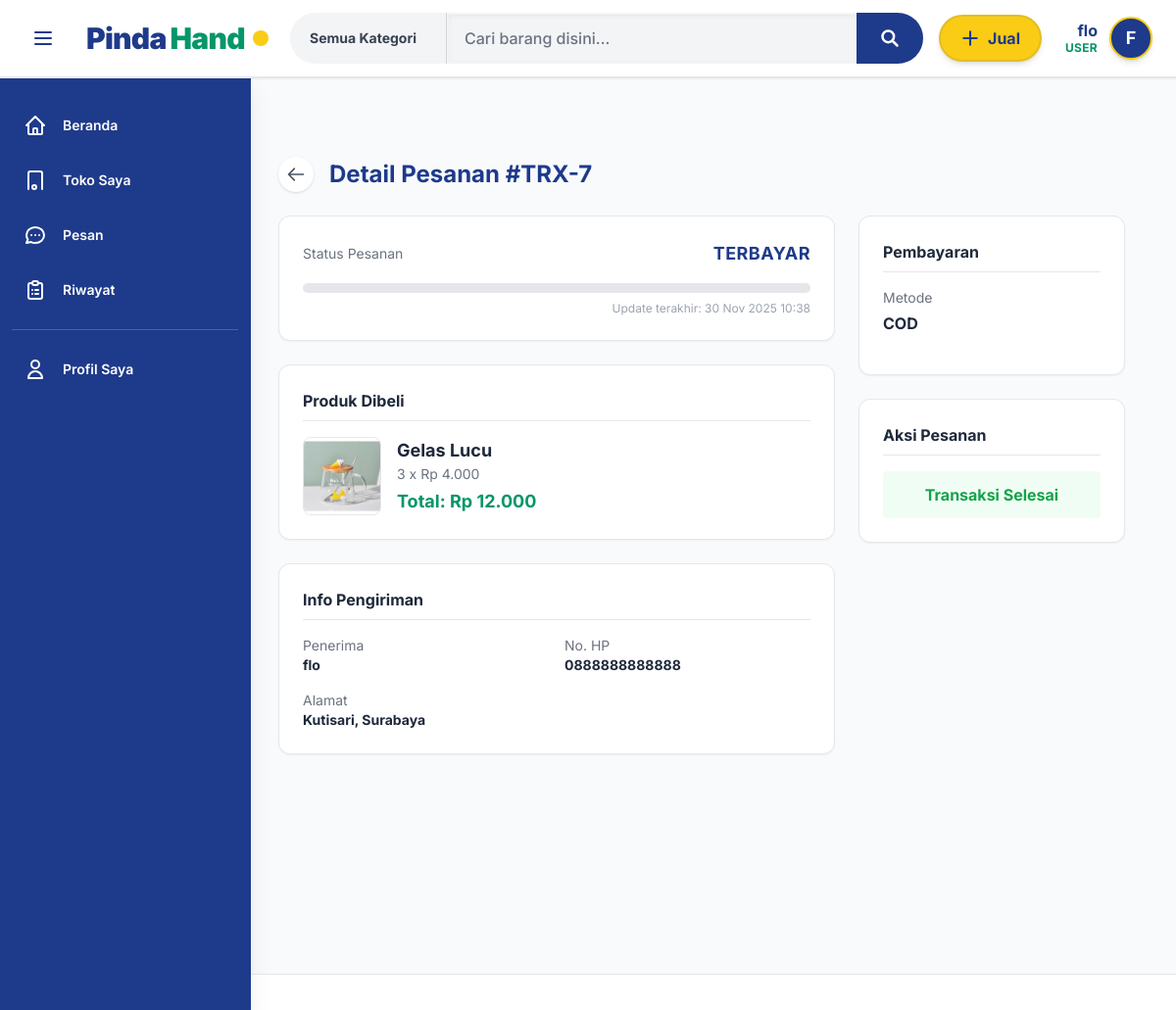
Page /views/transaction/invoice.php?id=7 (signed in) on the committed database.
### tables this page shows
CREATE TABLE `transaksi` (
  `id` int(11) NOT NULL,
  `buyer_id` int(11) NOT NULL,
  `product_id` int(11) NOT NULL,
  `total_harga` decimal(15,2) NOT NULL,
  `qty` int(11) NOT NULL,
  `nama_buyer` varchar(25) NOT NULL,
  `alamat_buyer` text DEFAULT NULL,
  `kota_buyer` varchar(100) DEFAULT NULL,
  `phone_buyer` varchar(20) DEFAULT NULL,
  `jenis_pembayaran` enum('transfer','cod','e-wallet') DEFAULT NULL,
  `jenis_pengiriman` enum('JNE','lion_parcel','instant') NOT NULL,
  `status` enum('terbayar','packing','kirim','terima') NOT NULL DEFAULT 'terbayar',
  `createdAt` timestamp NOT NULL DEFAULT current_timestamp()
);

CREATE TABLE `product` (
  `id` int(11) NOT NULL,
  `user_id` int(11) NOT NULL,
  `kategori_id` int(11) NOT NULL,
  `nama_product` varchar(150) NOT NULL,
  `harga` decimal(15,2) NOT NULL,
  `stok` int(11) DEFAULT 0,
  `description` text DEFAULT NULL,
  `photo` varchar(255) DEFAULT NULL,
  `status` enum('active','inactive') DEFAULT 'active',
  `createdAt` timestamp NOT NULL DEFAULT current_timestamp()
);

CREATE TABLE `user` (
  `id` int(11) NOT NULL,
  `username` varchar(50) NOT NULL,
  `email` varchar(100) NOT NULL,
  `password` varchar(255) NOT NULL,
  `photo` varchar(255) DEFAULT NULL,
  `alamat` text DEFAULT NULL,
  `kota` varchar(100) DEFAULT NULL,
  `phone` varchar(20) DEFAULT NULL,
  `status` enum('active','inactive') DEFAULT 'active',
  `role` enum('admin','user') DEFAULT 'user',
  `createdAt` timestamp NOT NULL DEFAULT current_timestamp()
);

### views/transaction/invoice.php (the view, shortened to what this page needs)
<?php
include '../../config/conn.php';
include '../../views/layouts/header.php';
$trx_id = $_GET['id'];
$user_id = $_SESSION['user_id'];
$sql = "SELECT t.*, p.nama_product, p.photo as product_photo, p.user_id as seller_id,
               u_buyer.username as buyer_name, u_seller.username as seller_name,
               u_seller.phone as seller_phone
        FROM transaksi t
        JOIN product p ON t.product_id = p.id
        JOIN user u_buyer ON t.buyer_id = u_buyer.id
        JOIN user u_seller ON p.user_id = u_seller.id
        WHERE t.id = '$trx_id'";
$result = mysqli_query($conn, $sql);
$data = mysqli_fetch_assoc($result);
$is_seller = ($data['seller_id'] == $user_id);
?>
<div class="w-full max-w-4xl mx-auto px-4 py-8">
    <div class="flex items-center gap-4 mb-6">
        <a href="history.php" class="p-2 bg-white rounded-full shadow hover:bg-gray-50 transition text-gray-600">
            <svg class="w-5 h-5" fill="none" stroke="currentColor" viewBox="0 0 24 24">
                <path stroke-linecap="round" stroke-linejoin="round" stroke-width="2" d="M10 19l-7-7m0 0l7-7m-7 7h18">
                </path>
            </svg>
        </a>
        <h1 class="text-2xl font-bold text-[#1E3A8A]">Detail Pesanan #TRX-<?= $data['id'] ?></h1>
    </div>
    <div class="grid grid-cols-1 md:grid-cols-3 gap-6">
        <div class="md:col-span-2 space-y-6">
            <div class="bg-white p-6 rounded-xl shadow-sm border border-gray-200">
                <div class="flex justify-between items-center mb-4">
                    <span class="text-gray-500 text-sm">Status Pesanan</span>
                    <span class="font-bold text-[#1E3A8A] text-lg uppercase tracking-wide"><?= $data['status'] ?></span>
                </div>
                <div class="w-full bg-gray-200 rounded-full h-2.5 mb-2">
                </div>
                <p class="text-xs text-gray-400 text-right">Update terakhir:
                    <?= date('d M Y H:i', strtotime($data['createdAt'])) ?>
                </p>
            </div>
            <div class="bg-white p-6 rounded-xl shadow-sm border border-gray-200">
                <h3 class="font-bold text-slate-800 mb-4 border-b pb-2">Produk Dibeli</h3>
                <div class="flex gap-4">
                    <img src="<?= BASE_URL ?>uploads/products/<?= $data['product_photo'] ?>" class="w-20 h-20 rounded-lg object-cover border">
                    <div>
                        <h4 class="font-bold text-lg text-slate-800"><?= $data['nama_product'] ?></h4>
                        <?php
                            $total_fix = isset($data['total_harga']) ? $data['total_harga'] : $data['harga'];
                            $qty = $data['qty'];
                            $harga_satuan = $total_fix / $qty;
                        ?>
                        <p class="text-gray-500 text-sm">
                            <?= $qty ?> x Rp <?= number_format($harga_satuan, 0, ',', '.') ?>
                        </p>
                        <p class="text-[#059669] font-bold mt-1 text-lg">
                            Total: Rp <?= number_format($total_fix, 0, ',', '.') ?>
                        </p>
                    </div>
                </div>
            </div>
            <div class="bg-white p-6 rounded-xl shadow-sm border border-gray-200">
                <h3 class="font-bold text-slate-800 mb-4 border-b pb-2">Info Pengiriman</h3>
                <div class="grid grid-cols-2 gap-4 text-sm">
                    <div>
                        <p class="text-gray-500">Penerima</p>
                        <p class="font-bold text-slate-800"><?= $data['buyer_name'] ?></p>
                    </div>
                    <div>
                        <p class="text-gray-500">No. HP</p>
                        <p class="font-bold text-slate-800"><?= $data['phone_buyer'] ?></p>
                    </div>
                    <div class="col-span-2">
                        <p class="text-gray-500">Alamat</p>
                        <p class="font-bold text-slate-800"><?= $data['alamat_buyer'] ?>, <?= $data['kota_buyer'] ?></p>
                    </div>
                </div>
            </div>
        </div>
        <div class="space-y-6">
            <div class="bg-white p-6 rounded-xl shadow-sm border border-gray-200">
                <h3 class="font-bold text-slate-800 mb-4 border-b pb-2">Pembayaran</h3>
                <p class="text-sm text-gray-500 mb-1">Metode</p>
                <p class="font-bold text-slate-800 uppercase mb-4"><?= $data['jenis_pembayaran'] ?></p>
            </div>
            <div class="bg-white p-6 rounded-xl shadow-sm border border-gray-200">
                <h3 class="font-bold text-slate-800 mb-4 border-b pb-2">Aksi Pesanan</h3>
                <form action="<?= BASE_URL ?>actions/transaksi_update.php" method="POST">
                    <?php if ($is_seller): ?>
                        <?php if ($data['status'] == 'Terbayar' || $data['status'] == 'Packing'): ?>
                            <p class="text-sm text-gray-600 mb-3">Pesanan siap dikirim?</p>
                            <button type="submit" name="action" value="kirim"
                                class="w-full bg-blue-600 text-white font-bold py-2 rounded hover:bg-blue-700 transition shadow-lg">
                                🚚 Kirim Barang
                            </button>
                        <?php elseif ($data['status'] == 'Kirim'): ?>
                            <div class="text-center text-blue-600 font-bold bg-blue-50 p-3 rounded">
                                Menunggu Konfirmasi Pembeli
                            </div>
                        <?php else: ?>
                            <div class="text-center text-green-600 font-bold bg-green-50 p-3 rounded">
                                Transaksi Selesai
                            </div>
                        <?php endif; ?>
                    <?php endif; ?>
                </form>
            </div>
        </div>
    </div>
</div>
<?php include '../../views/layouts/footer.php'; ?>

### assets/css/style.css (style rules this page uses)
:root { --color-navy: #1E3A8A; --color-emerald: #059669; --color-yellow: #FACC15; --bg-slate: #F8FAFC; }

### rows in the picture
transaksi: id "7", status "TERBAYAR", createdAt "30 Nov 2025 10:38", product.photo (picture), product.nama_product "Gelas Lucu", qty "3", harga_satuan "4.000", total_harga "12.000", buyer.username "flo", phone_buyer "0888888888888", alamat_buyer "Kutisari", kota_buyer "Surabaya", jenis_pembayaran "COD"

### other values in the picture
$_SESSION['username'] "flo"
$_SESSION['role'] "USER"
substr($_SESSION['username'], 0, 1) "F"
